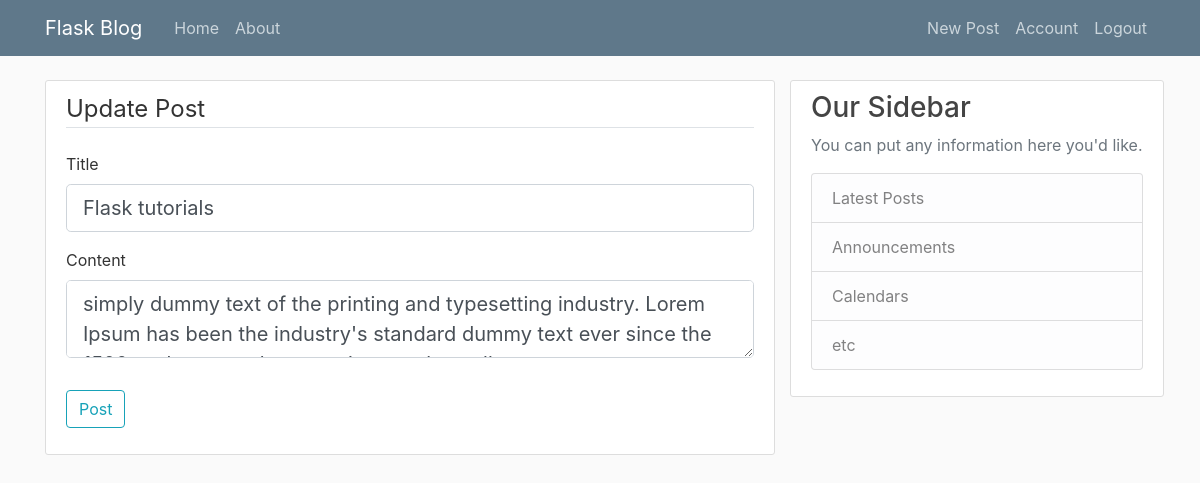
/post/15/update (signed in), run on an earlier commit of the app's database.
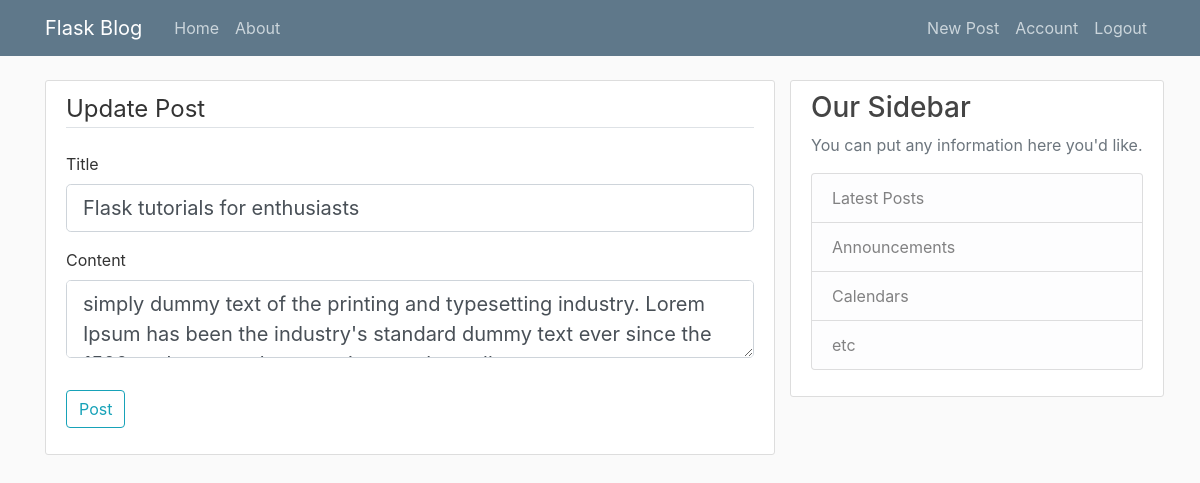
And on a later commit of the database.
### flaskblog/models.py (models this page shows, shortened)
class Post(db.Model):
    id = db.Column(db.Integer, primary_key=True)
    title = db.Column(db.String(100), nullable=False)
    date_posted = db.Column(db.DateTime, nullable=False, default =datetime.utcnow)
    content = db.Column(db.Text, nullable=False)
    user_id = db.Column(db.Integer, db.ForeignKey('user.id'), nullable=False)

### flaskblog/posts/routes.py (the view)
@posts.route("/post/<int:post_id>/update", methods=['GET', 'POST'])
@login_required
def update_post(post_id):
    post = Post.query.get_or_404 (post_id)
    if post.author != current_user:
        abort(403)
    form = PostForm()
    if form.validate_on_submit():
        post.title = form.title.data
        post.content = form.content.data
        db.session.commit()
        flash ('Your post has been updated! ', 'success')
        return redirect(url_for('posts.post', post_id=post.id))
    elif request.method == 'GET':
        form.title.data = post.title
        form.content.data = post.content
    return render_template('create_post.html', title='Update Post', form=form, legend='Update Post')

### flaskblog/posts/forms.py
class PostForm(FlaskForm):
    title = StringField('Title', validators=[DataRequired()])
    content = TextAreaField ('Content', validators=[DataRequired()])
    submit = SubmitField ('Post')

### flaskblog/models.py (called while the page is built)
@login_manager.user_loader
def load_user(user_id):
    return User.query.get(int(user_id))

### flaskblog/templates/create_post.html (shortened to what this page needs)
{% extends "layout.html" %}
{% block content %}
    <div class="content-section">
            <form method ="POST" action="">
                <fieldset class="form-group">
                    <legend class="border-bottom mb-4"> {{ legend }} </legend>
                    <div class="form-group">
                        {{ form.title.label(class="form-control-label") }}
                        {% if form.title.errors %}
                            {{ form.title(class="form-control form-control-lg is-invalid") }}
                            <div class="invalid-feedback">
                                {% for error in form.email.errors %}
                                    <span> {{ error }}</span>
                                {% endfor %}
                            </div>
                        {% else %}
                             {{ form.title(class="form-control form-control-lg") }}
                        {% endif %}
                    </div>
                    <div class="form-group">
                        {{ form.content.label(class="form-control-label") }}
                       {% if form.content.errors %}
                            {{ form.content(class="form-control form-control-lg is-invalid") }}
                            <div class="invalid-feedback">
                                {% for error in form.content.errors %}
                                    <span> {{ error }}</span>
                                {% endfor %}
                            </div>
                        {% else %}
                             {{ form.content(class="form-control form-control-lg") }}
                        {% endif %}
                    </div>
                </fieldset>
                <div class="form-group">
                    {{ form.submit(class="btn btn-outline-info") }}
                </div>
            </form>
    </div>
{% endblock content %}

What changed in the data, as far as the page shows it:
changed Post: title "Flask tutorials" → "Flask tutorials for enthusiasts"
